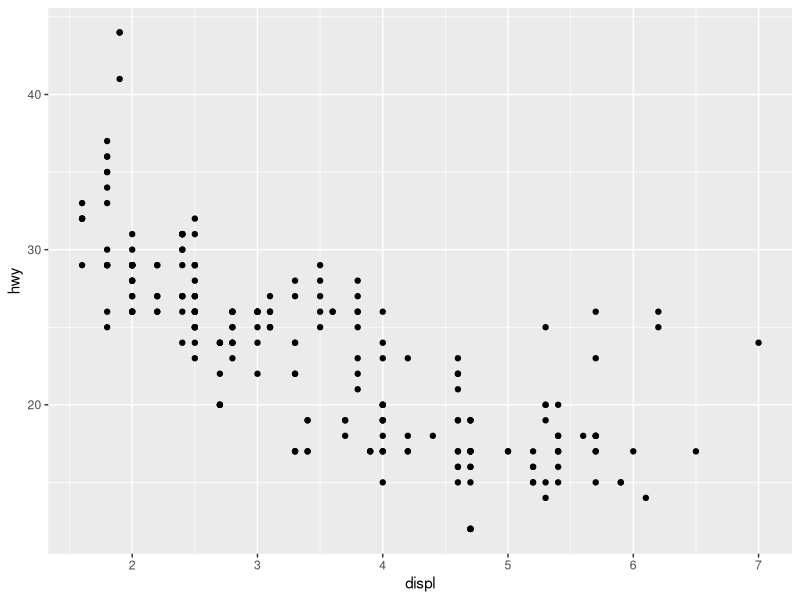
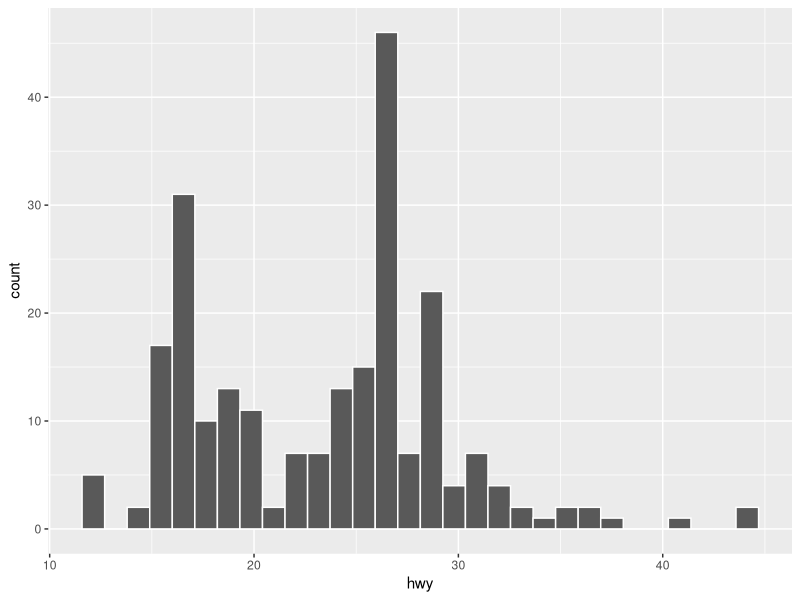
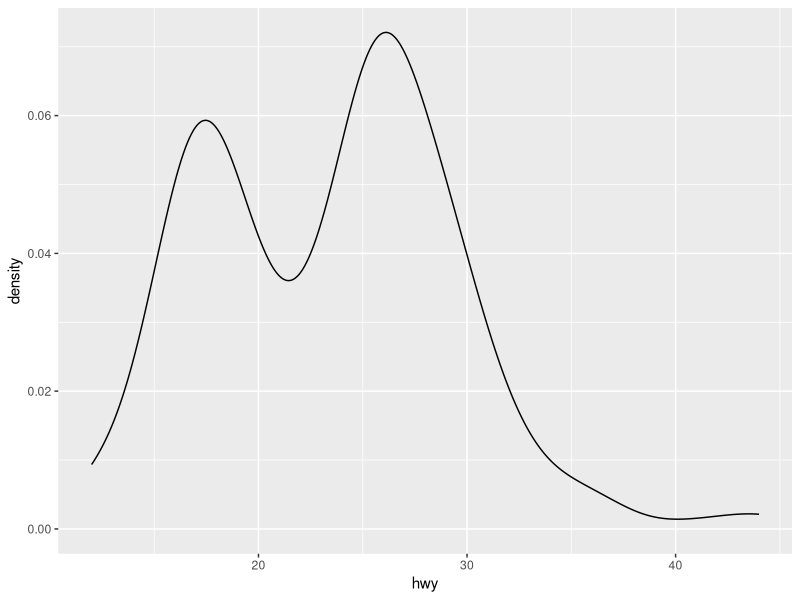
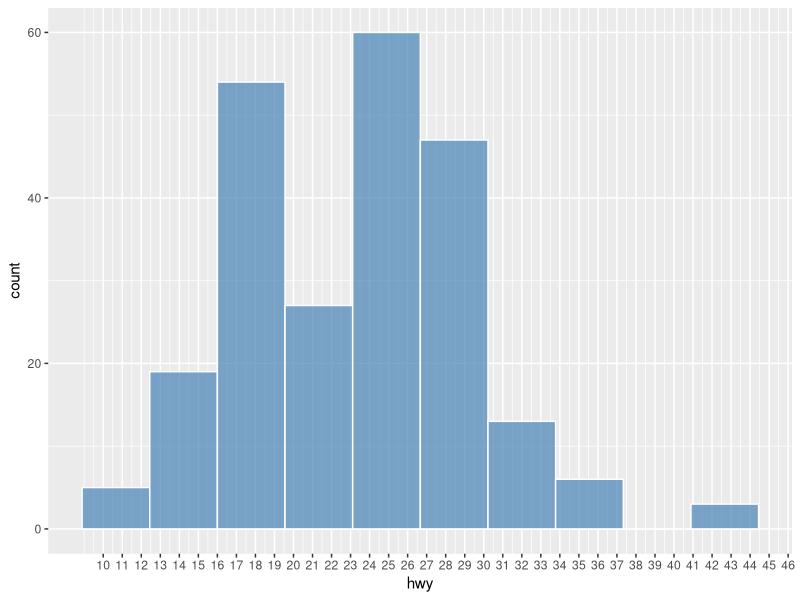
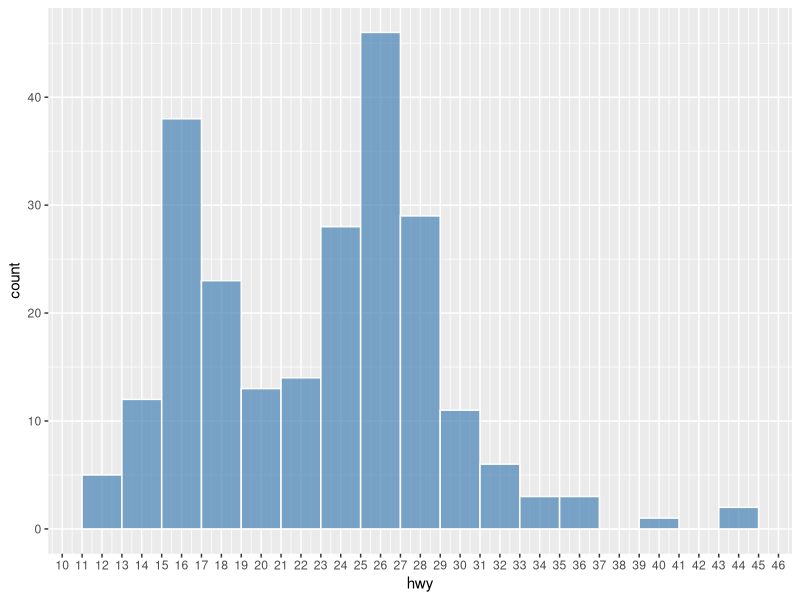
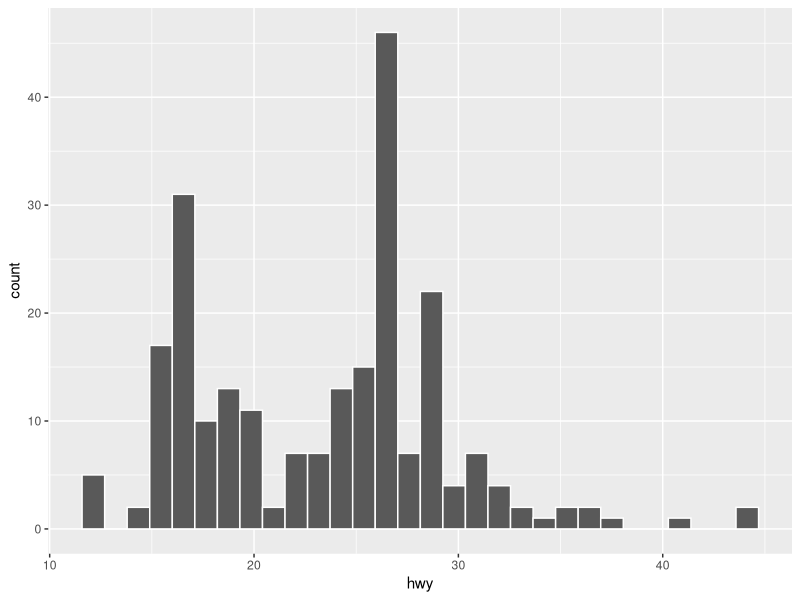
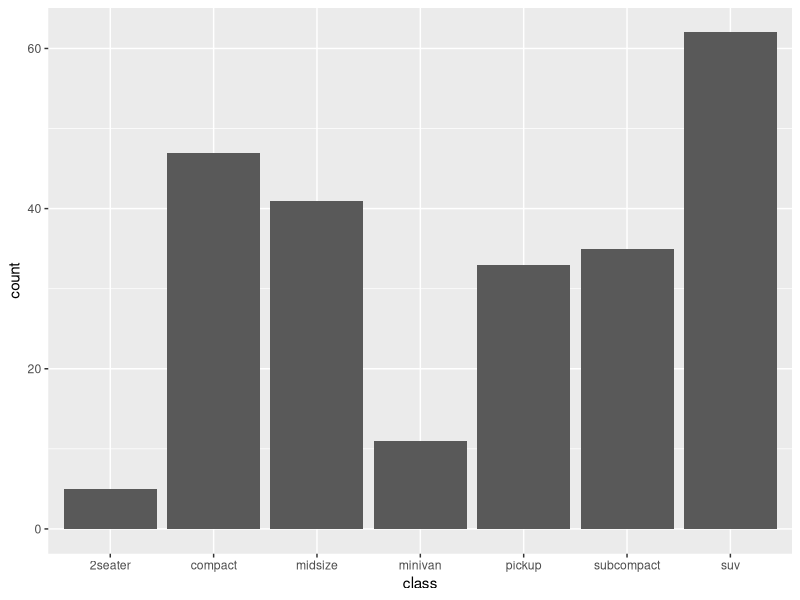
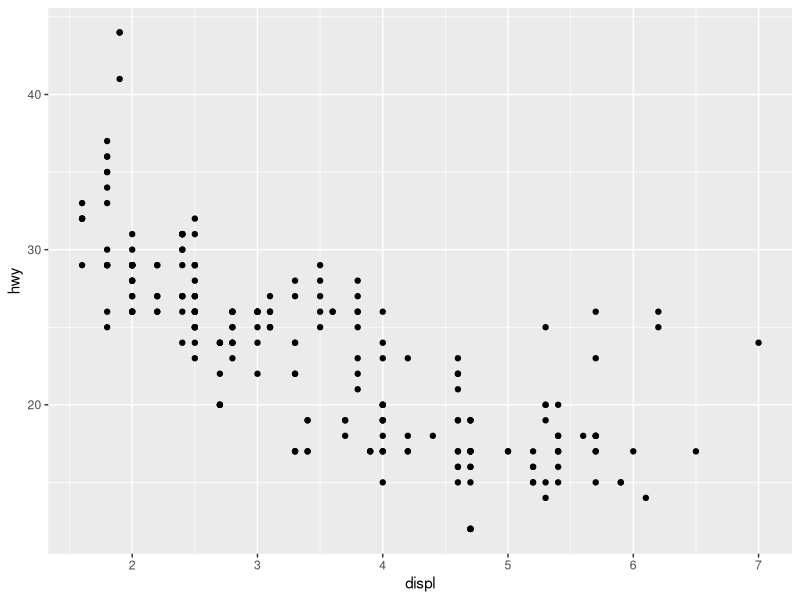

Write R code to recreate these figures, in order.
library(tidyverse)

mpg 

str(mpg)
summary(mpg)

ggplot(data = mpg, aes(x = displ, y = hwy)) + 
  geom_point()



ggplot(data = mpg, aes(hwy)) + 
  geom_histogram(color='white')
ggplot(data = mpg, aes(hwy)) +
  geom_density(kernel="gaussian")



ggplot(data = mpg, aes(hwy)) +
  geom_histogram(
    color = 'white',
    fill = 'steelblue',
    alpha = 0.7,
    bins = 10
  ) +
  scale_x_continuous(breaks = seq(10, 46, 1))

ggplot(data = mpg, aes(hwy)) +
  geom_histogram(
    color = 'white',
    fill = 'steelblue',
    alpha = 0.7,
    binwidth = 2
  ) +
  scale_x_continuous(breaks = seq(10, 46, 1))

## You can check the min or max of each bin
g <- ggplot(data = mpg, aes(hwy)) +
  geom_histogram(color = "white")

## Auto-print the ggplot
g

## Checking bin interval min and max
ggplot_build(g)$data[[1]]$xmin
ggplot_build(g)$data[[1]]$xmax




ggplot(data = mpg, aes(x = class)) + 
  geom_bar()





ggplot(data = mpg, aes(x = displ, y = hwy)) + 
  geom_point()

ggplot(data = mpg, aes(x = displ, y = hwy)) +
  geom_point() + 
  geom_smooth(method='lm', formula= y~x)

ggplot(data = mpg, aes(x = class, y = hwy)) + 
  geom_boxplot()



ggplot(data = mpg, aes(x = class, y = hwy)) +
  stat_summary(fun.data = mean_cl_boot, geom = "pointrange")

ggplot(data = mpg, aes(x = class, y = hwy)) +
  stat_summary(fun.data = mean_cl_normal, geom = "pointrange")

ggplot(data = mpg, aes(x = manufacturer, y = class)) +
  geom_count() + 
  theme(axis.text.x = element_text(angle=-90))



ggplot(data = mpg, aes(x = displ, y = hwy)) + 
  geom_point()

ggplot(data = mpg,
       aes(x = displ, y = hwy, color = drv)) +
  geom_point()

## Method 1
ggplot(data = mpg, aes(x = displ, y = hwy, color = drv)) + 
  geom_point()

## Method 2
ggplot(data = mpg, aes(x = displ, y = hwy)) +
  geom_point(color = "steelblue")

ggplot(data = mpg, aes(x = displ, y = hwy, color = drv)) + 
  geom_point(alpha = .5, size = 4)

ggplot(data = mpg, aes(x = displ, y = hwy, size = drv, color= drv)) + 
  geom_point(alpha = .5)

ggplot(data = mpg, aes(x = class, fill = class)) +
  geom_bar(color = 'white')

ggplot(data = mpg, aes(x = class, y = hwy, fill = class)) +
  geom_boxplot(color = 'black',
               size = 0.2,
               notch = TRUE)

ggplot(data = mpg, aes(x = displ, y = hwy, shape = drv)) +
  geom_point()

ggplot(data = mpg, aes(
  x = displ,
  y = hwy,
  color = drv,
  shape = drv
)) +
  geom_point()

ggplot(data = mpg, aes(x = manufacturer, y = class)) +
  geom_count() + 
  theme(axis.text.x = element_text(angle=-90))



ggplot(data = mpg, aes(x = displ, y = hwy)) + 
  geom_point() + 
  geom_smooth(method = "lm")

## ggplot(data = mpg, aes(x = displ, y = hwy, color = drv)) +
##   geom_point() +
##   geom_smooth(method = "lm")

ggplot(data = mpg, aes(x = displ, y = hwy)) +
  geom_point() +
  geom_smooth(method = 'lm') +
  labs(title = "Correlation between Displacement and Highway Miles per Gallon",
       x = "Displacement",
       y = "Miles/Per Gallon")

ggplot(data = mpg, aes(x = displ, y = hwy, color = drv)) +
  geom_point() +
  labs(x = "Engine Displacement (litres)",
       y = "Highway Miles per Gallon",
       title = "Scatter Plot -- DISPL by HWY")

ggplot(data = mpg, aes(x = cty, y = hwy)) +
  geom_point() +
  geom_smooth(method = "lm") +
  facet_wrap(vars(class))

## Save the ggplot2 object
graph1 <- ggplot(data = mpg, aes(x = displ, y = hwy, color = drv)) +
  geom_point() +
  labs(x = "Engine Displacement (litres)",
       y = "Highway Miles per Gallon",
       title = "Scatter Plot -- DISPL by HWY")

## autoprint the graph
graph1

## add theme layers
graph1 + theme_bw(base_family = "Times New Roman")
graph1 + theme_minimal()
graph1 + theme_dark()
graph1 + theme_classic()
graph1 + theme_light()

my_first_graph <-
  ggplot(data = mpg, aes(x = displ, y = hwy, color = drv)) +
  geom_point() +
  labs(x = "Engine Displacement (litres)",
       y = "Highway Miles per Gallon",
       title = "Scatter Plot -- DISPL by HWY")
class(my_first_graph) # check the class
# summary(my_first_graph) # check the properties of the graph
my_first_graph # auto-print the ggplot
ggsave(
  filename = "my_first_plot.png",
  plot = my_first_graph,
  width = 6,
  height = 6
)



iris
